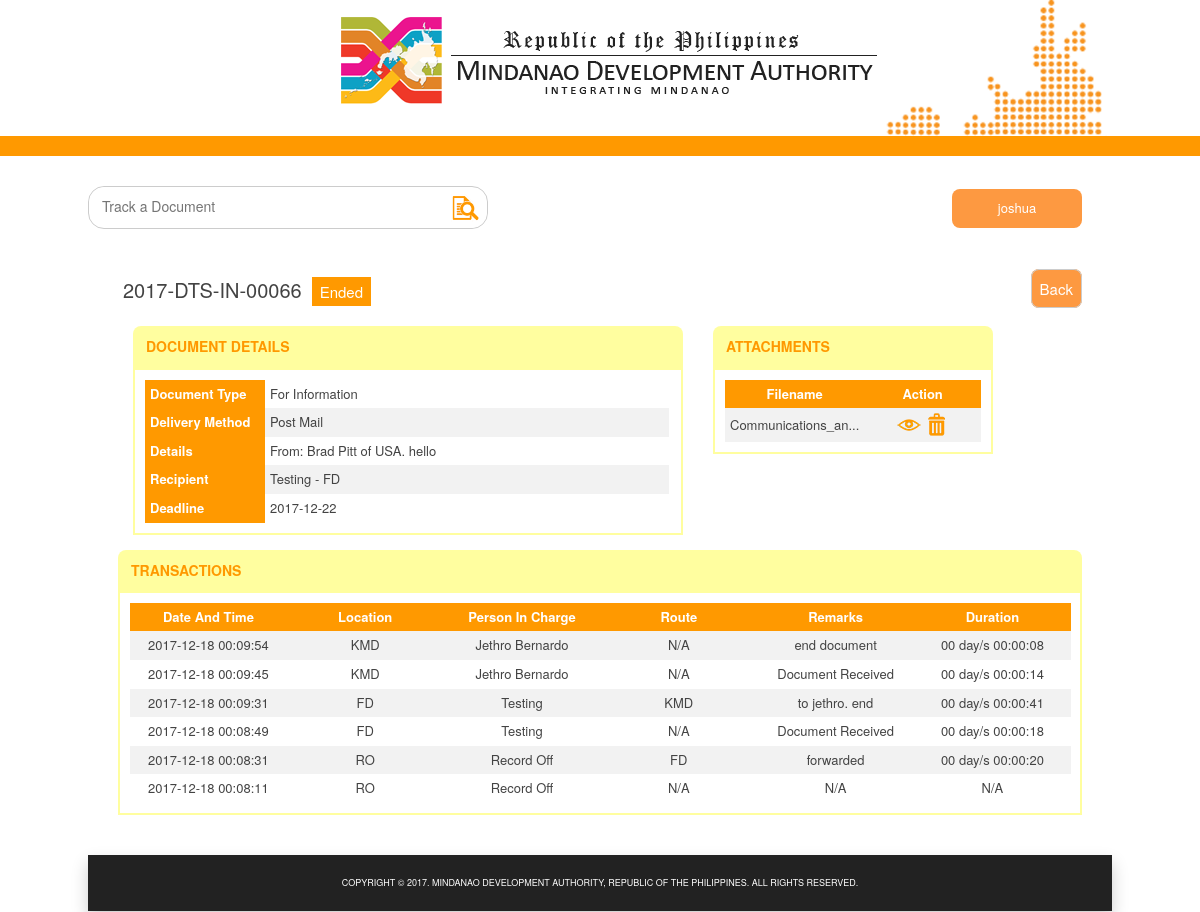
Page /records-officer/viewdocu.php?docu_id=66&from=4 (signed in) on the committed database.
### tables this page shows
CREATE TABLE `document` (
  `docu_id` int(11) NOT NULL,
  `docu_code` varchar(50) NOT NULL,
  `docu_type` varchar(50) NOT NULL,
  `deadline` varchar(50) NOT NULL,
  `deli_type` varchar(50) NOT NULL,
  `sender_name` varchar(50) NOT NULL,
  `sender_address` varchar(50) NOT NULL,
  `recipient` varchar(50) NOT NULL,
  `reci_id` int(11) NOT NULL,
  `details` varchar(50) NOT NULL,
  `status` int(11) NOT NULL,
  `dateAdded` timestamp NOT NULL DEFAULT CURRENT_TIMESTAMP
);

CREATE TABLE `file` (
  `file_id` int(11) UNSIGNED NOT NULL,
  `docu_id` int(11) NOT NULL,
  `file` varchar(100) NOT NULL,
  `filename` varchar(255) NOT NULL DEFAULT 'Unititled.txt',
  `filetype` varchar(10) NOT NULL,
  `filesize` bigint(20) UNSIGNED NOT NULL,
  `created` timestamp NOT NULL DEFAULT CURRENT_TIMESTAMP
);

CREATE TABLE `transaction` (
  `transact_id` int(11) NOT NULL,
  `docu_id` int(11) NOT NULL,
  `dateAdded` timestamp NOT NULL DEFAULT CURRENT_TIMESTAMP ON UPDATE CURRENT_TIMESTAMP,
  `location` varchar(50) NOT NULL,
  `person_ic` varchar(50) NOT NULL,
  `route` varchar(50) NOT NULL,
  `remarks` varchar(50) NOT NULL,
  `duration` varchar(50) NOT NULL
);

### records-officer/viewdocu.php (the view, shortened to what this page needs)
<!DOCTYPE html>
<head>
	<link rel="stylesheet" type="text/css" href="../css/styles.css" />
  <link rel="stylesheet" href="../css/bootstrap.min.css">
</head>
<body>
	<header>
		<div class="minda-header">
		<img src="../img/minda-header.png" alt="minda-header" class="minda-banner" >
		<img src="../img/minda-img.png" alt="mindanao" class="minda-logo">
	</div>
	<div class="bar-line"></div>
	</header>
	<div class="wrapper">
    <div class="search-menu">
      <form action="../results.php" method="GET">
        <div class="search-div">
            <input type="text" name="search_query"  placeholder="Track a Document"/>
            <span><button type="submit" class="btnSearch"><img src="../img/search-icon.png"></button></span>
        </div>
      </form>
      <div class="dropdown">
        <button onclick="dropFunc()" class="dropbtn"><?php echo $_SESSION['username']; ?></button>
      </div>
    </div>
    <div class="contents">
			<div class="view-docu">
        <?php
      require_once '../include/config.php';
          $docu_id =  trim($_GET["docu_id"]);
          $sql = "SELECT docu_code, status FROM document WHERE docu_id=$docu_id";
          if($stmt = mysqli_prepare($link, $sql)){
            if(mysqli_stmt_execute($stmt)){
                $result = mysqli_stmt_get_result($stmt);
                  if(mysqli_num_rows($result) == 1){
                      $row = mysqli_fetch_array($result, MYSQLI_ASSOC);
                      $status = $row['status'];
                      $docu_code = $row['docu_code'];
                  }
            }
          }
          ?>
          <div>
				<div class="docu-code">
					<h2><?php echo $docu_code;
          echo "<span>";
            if($status==4){
              echo "Ended";
            }else {
              echo "Processing";
            }
          ?>
				</div>
				<div class="docu-setting">
					<h2><a href="documents.php">Back</a></h2>
				</div>
      </div>
      <?php include('release.php'); ?>
				<table>
					<tr>
						<td>
				<div class="docu-detail">
				  <h3 class="nav-header">document details</h3>
						<div class="det-br">
							<table style="width: 96%">
								<?php
								$sql = "SELECT * FROM document WHERE docu_id='$docu_id'";
								if($result = mysqli_query($link, $sql)){
										if(mysqli_num_rows($result) > 0) {
												while($row = mysqli_fetch_array($result)){
													?>
															<tr>
																<th>document type</th>
																	<td><?php echo $row['docu_type']; ?></td>
															</tr>
															<tr>
																<th>delivery method</th>
																	<td><?php echo $row['deli_type']; ?></td>
															</tr>
															<tr>
																<th>details</th>
																	<td>From: <?php echo $row['sender_name']; ?> of <?php echo $row['sender_address']; ?>. <?php echo $row['details']; ?></td>
															</tr>
															<tr>
																<th>recipient</th>
																	<td><?php echo $row['recipient']; ?></td>
															</tr>
															<tr>
																<th>deadline</th>
																	<td><?php echo $row['deadline']; ?></td>
															</tr>
													</table>
													<?php
												}
										} else {
											}
										} else{
												echo "ERROR: Could not able to execute $sql. " . mysqli_error($link);
										}
										?>
						</div>
				</div>
			</td>
			<td valign="top">
				<div class="attachment">
					 <h3 class="nav-header">attachments</h3>
					 <div class="at-br">
						 <table>
							 <tr>
                 <th>Filename</th>
                <th>Action</th>
              </tr>
                 <?php
                   $sql="SELECT * FROM file WHERE docu_id='$docu_id'";
                   $result=mysqli_query($link,$sql);
                   if(mysqli_num_rows($result) > 0) {
                       while($row=mysqli_fetch_array($result)){
            							 echo "<tr>";
                           echo "<td>". mb_strimwidth($row['filename'], 0, 20, "...") ."</td>";
                           echo "<td class='action-icons'><center>
                           <a href='../uploads/". $row['file'] ."' target='_blank'><img src='../img/view-icon.png' title='View'></a>
                                 <a href='#delfile". $row['file_id'] ."' data-toggle='modal'><img src='../img/delete-ico.png' title='Delete'></a><center></td>";
                           echo "</tr>";
                        }
                    }else {
                      echo "<tr>";
                        echo "<td colspan='2'>No File(s) Found</td>";
                      echo "</tr>";
                    } ?>
						 </table>
					 </div>
				 </div>
			</td>
		</tr>
	</table>
			<div class="transact-div">
				 <h3 class="nav-header">transactions</h3>
				 <div class="at-br">
				<table class="transact-table">
					<tr>
						<th>Date and Time</th>
						<th>Location</th>
						<th>Person in Charge</th>
						<th>Route</th>
						<th>Remarks</th>
						<th>Duration</th>
					</tr>
          <?php
          $sql = "SELECT * FROM transaction WHERE docu_id='$docu_id' ORDER BY transact_id DESC";
          if($result = mysqli_query($link, $sql)){
              if(mysqli_num_rows($result) > 0) {
                  while($row = mysqli_fetch_array($result)){
                    echo "<tr>";
          					echo "<td>". $row['dateAdded'] ."</td>";
          					echo "<td>". $row['location'] ."</td>";
          					echo "<td>". $row['person_ic'] ."</td>";
          					echo "<td>". $row['route'] ."</td>";
          					echo "<td>". $row['remarks'] ."</td>";
          					echo "<td>". $row['duration'] ."</td>";
          					echo "</tr>";
                    }
              }
            }
          ?>
				</table>
			</div>
			</div>
</div>
      </div>
    </div>
        <footer class="footer">
            <center><p class="copyright">COPYRIGHT © 2017. MINDANAO DEVELOPMENT AUTHORITY, REPUBLIC OF THE PHILIPPINES. ALL RIGHTS RESERVED.</p></center>
        </footer>
    </body>
  </html>

### css/styles.css (style rules this page uses)
body { font-family: Arial, 'Helvetica Neue', Helvetica, sans-serif; }
.minda-header { width: 1024px; margin: 0 auto; height: 136px; }
.minda-banner { margin-left:250px; margin-top: 10px; }
.minda-logo { position: absolute; }
.bar-line { height: 20px; background-color: rgb(255,153,0); }
.wrapper { width: 1024px; margin: 0 auto; }
.footer { width: 1024px; height: 56px; background-color: rgb(34,34,34); margin: 0 auto; margin-top: 40px; box-shadow: 0px 8px 16px 0px rgba(0,0,0,0.2); }
.copyright { text-align: center; color: rgb(255,255,255); font-size: 9px; padding: 22px; }
.search-div { border: 1px solid #ccc; border-radius: 16px; width: 400px; }
.search-div input[type=text] { padding: 8px 12px; border: 1px solid white; border-top-left-radius: 16px; border-bottom-left-radius: 16px; width: 350px; }
.btnSearch { padding: 5px 7px; background-color: white; color:rgb(67,67,67); border: 1px solid white; border-top-right-radius: 16px; border-bottom-right-radius: 16px; }
.btnSearch img { width: 28px; height: 28px; }
.search-menu { margin-top: 30px; }
.dropbtn { background-color: #fd9941; color: white; padding: 10px 5px 10px 5px; font-size: 13px; border: none; cursor: pointer; border-radius: 8px; width: 130px; }
.dropdown { margin-top: -40px; float: right; margin-right: 30px; }
.contents { margin: 30px; }
.nav-header { font-size: 14px; color: rgb(255,153,0); background-color: rgb(255,254,159); padding: 13px; text-transform: uppercase; border-top-left-radius: 8px; border-top-right-radius: 8px; margin: 0px; font-weight: bold; }
.docu-code, .docu-setting { display: inline-block; }
.docu-setting { float: right; margin-top: 20px; }
.docu-setting h2 { background-color: #fd9941; color: white; font-size: 15px; padding: 8px 8px; display: inline; border: 1px solid #ccc; border-radius: 8px; }
.docu-setting a { text-decoration: none; color: white; }
.transact-table { width: 98%; }
.transact-div td { text-align: center; }
.docu-code h2 { font-size: 20px; margin-left: 5px; color: #434343; }
.docu-code span { background-color: rgb(255,153,0); color: white; font-size: 15px; padding: 4px 8px; margin-left: 10px; }
.docu-detail { width: 550px; height: 100%; }
.view-docu table { margin: 10px; }
.det-br { border: 2px solid rgb(255,254,159); width: 100%; height: 100%; }
.det-br th { text-align: left; }
.view-docu th { text-transform: capitalize; color: white; background-color: rgb(255,153,0); padding: 5px; font-size: 13px; width: 120px; }
.view-docu td { color: #434343; font-size: 13px; padding: 5px; }
.view-docu tr:nth-child(even) { background-color: #f2f2f2; }
.attachment { width: 280px; height: 100%; margin-left: 20px; }
.at-br { border: 2px solid rgb(255,254,159); width: 100%; height: 100%; }

### rows in the picture
document: docu_code "2017-DTS-IN-00066", docu_type "For Information", deli_type "Post Mail", sender_name "Brad Pitt", sender_address "USA", details "hello", recipient "Testing - FD", deadline "2017-12-22"
file: filename "Communications_an..."
transaction: dateAdded "2017-12-18 00:09:54", location "KMD", person_ic "Jethro Bernardo", route "N/A", remarks "end document", duration "00 day/s 00:00:08"
transaction: dateAdded "2017-12-18 00:09:45", location "KMD", person_ic "Jethro Bernardo", route "N/A", remarks "Document Received", duration "00 day/s 00:00:14"
transaction: dateAdded "2017-12-18 00:09:31", location "FD", person_ic "Testing", route "KMD", remarks "to jethro. end", duration "00 day/s 00:00:41"
transaction: dateAdded "2017-12-18 00:08:49", location "FD", person_ic "Testing", route "N/A", remarks "Document Received", duration "00 day/s 00:00:18"
transaction: dateAdded "2017-12-18 00:08:31", location "RO", person_ic "Record Off", route "FD", remarks "forwarded", duration "00 day/s 00:00:20"
transaction: dateAdded "2017-12-18 00:08:11", location "RO", person_ic "Record Off", route "N/A", remarks "N/A", duration "N/A"

### other values in the picture
$_SESSION['username'] "joshua"
